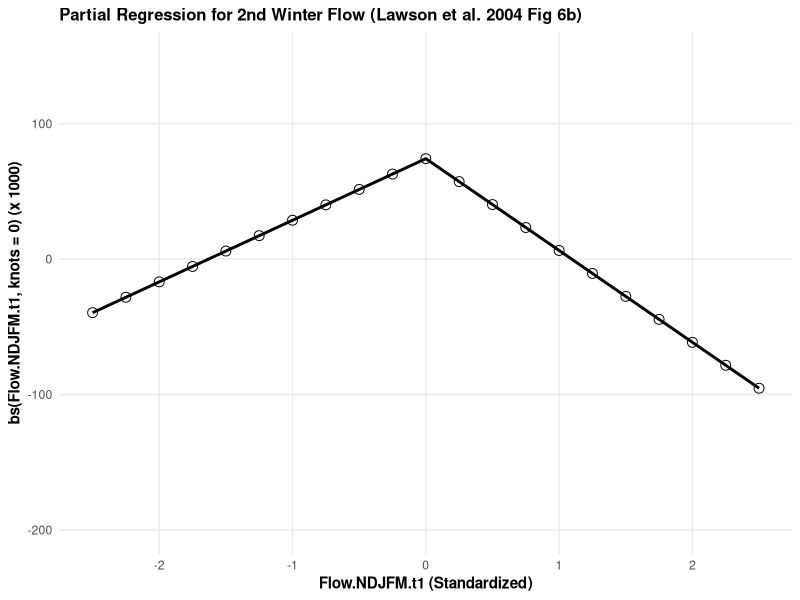

Recreate this plot in R.
# Lawson, P. W., Logerwell, E. A., Mantua, N. J., Francis, R. C., & Agostini, V. N. (2004). 
# Environmental factors influencing freshwater survival and smolt production in Pacific Northwest coho salmon (Oncorhynchus kisutch). 
# Canadian Journal of Fisheries and Aquatic Sciences, 61(3), 360–373.
# Lawson et al. 2004: Queets Coho smolt production vs. 2nd Winter Flow
# Table 6, Figure 6b

# Load necessary libraries
library(ggplot2)
library(splines)

# 1. Define model coefficients for Queets 2nd Winter Flow b-spline (Table 6)
# Ignore intercept and Annual Temp to match the partial regression plot
coeff_winter1 <- 113.7  # Left leg of the b-spline (x <= 0)
coeff_winter2 <- -55.8  # Right leg of the b-spline (x > 0)

# 2. Generate the stressor values (2nd Winter Flow, z-score)
# Fig 6b shows the data bounds roughly between -2.5 and 2.5
stressor_x <- seq(-2.5, 2.5, by = 0.25)

# 3. Generate the 1-degree b-spline basis mathematically identically to the paper
b_spline <- bs(stressor_x, degree = 1, knots = 0, Boundary.knots = c(-2.5, 2.5))

# 4. Calculate the raw partial effect
raw_partial <- (coeff_winter1 * b_spline[, 1]) + (coeff_winter2 * b_spline[, 2])

# In GAM partial plots (like Fig 6b), the curve is mean-centered around 0.
mean_centered_partial <- raw_partial - mean(raw_partial)

# 5. Format dataframe
srf8_partial_data <- data.frame(
  curve.id = rep("Lawson2004_8_Partial", length(stressor_x)),
  stressor.label = rep("2nd_Winter_Flow", length(stressor_x)),
  stressor.x = stressor_x,
  units.x = rep("z-score", length(stressor_x)),
  response.label = rep("Partial_Effect_on_Smolts", length(stressor_x)),
  response.y = round(mean_centered_partial, 2),
  units.y = rep("partial_contribution", length(stressor_x))
)

# Print the formatted data to the console
print(srf8_partial_data)

# Export directly to CSV
write.csv(srf8_partial_data, "Lawson2004_SRF8_Partial.csv", row.names = FALSE)

# 6. Generate a Plot matching Figure 6b
srf8_partial_plot <- ggplot(srf8_partial_data, aes(x = stressor.x, y = response.y)) +
  geom_line(color = "black", size = 1) +
  geom_point(shape = 1, size = 3) +
  labs(
    title = "Partial Regression for 2nd Winter Flow (Lawson et al. 2004 Fig 6b)",
    x = "Flow.NDJFM.t1 (Standardized)",
    y = "bs(Flow.NDJFM.t1, knots = 0) (x 1000)"
  ) +
  scale_y_continuous(limits = c(-200, 150), breaks = seq(-200, 150, by = 100)) +
  theme_minimal() +
  theme(
    plot.title = element_text(face = "bold", size = 12),
    axis.title = element_text(face = "bold"),
    panel.grid.minor = element_blank()
  )

print(srf8_partial_plot)
